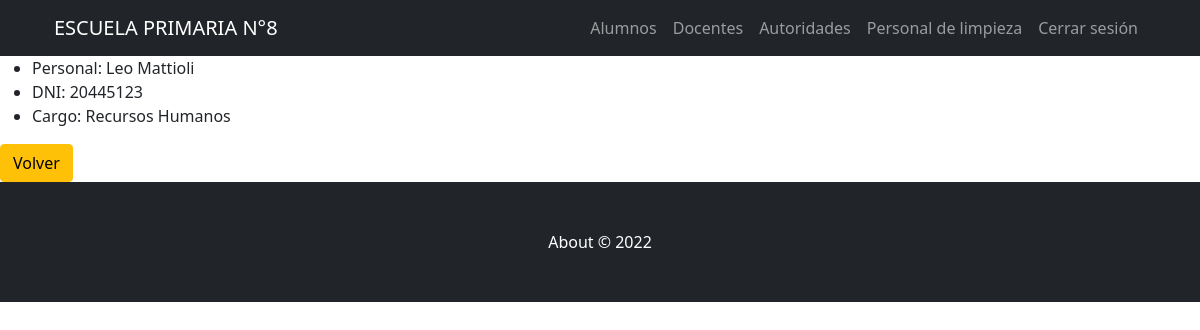
Page /AppZero/autoridades/detalle/2 (signed in) on the committed database.
### AppZero/models.py (models this page shows, shortened)
class Autoridad(models.Model):
    nombre=models.CharField(max_length=40)
    apellido=models.CharField(max_length=40)
    DNI = models.IntegerField()
    direccion=models.CharField(max_length=60, blank=True, null=True)
    telefono=models.IntegerField(blank=True, null=True)
    email=models.EmailField(blank=True, null=True)
    cargo = models.CharField(max_length=40)

### AppZero/views.py (the view)
# urls.py: path('autoridades/detalle/<pk>', views.AutoridadesDetail.as_view(), name="AutoridadesDetail"),
@method_decorator(login_required(login_url='Login'), name='dispatch')
@method_decorator(personal_permitido(cargo_permitido=['Recursos Humanos']), name='dispatch')
class AutoridadesDetail(DetailView):
    model = Autoridad
    template_name = 'AppZero/Autoridades/autoridad_detail.html'

### AppZero/Templates/AppZero/Autoridades/autoridad_detail.html (shortened to what this page needs)
{% extends "AppZero/padre.html" %}
{% load static %}
{% block contenidoAdicional %}
    <ul>
        <li>Personal: {{autoridad.nombre}} {{autoridad.apellido}}</li>
        <li>DNI: {{autoridad.DNI}}</li>
        <li>Cargo: {{autoridad.cargo}}</li>
    </ul>
    <a class="btn btn-warning" href="javascript:history.back()">Volver</a>
{% endblock %}

### rows in the picture
Autoridad: nombre "Leo", apellido "Mattioli", DNI "20445123", cargo "Recursos Humanos"
